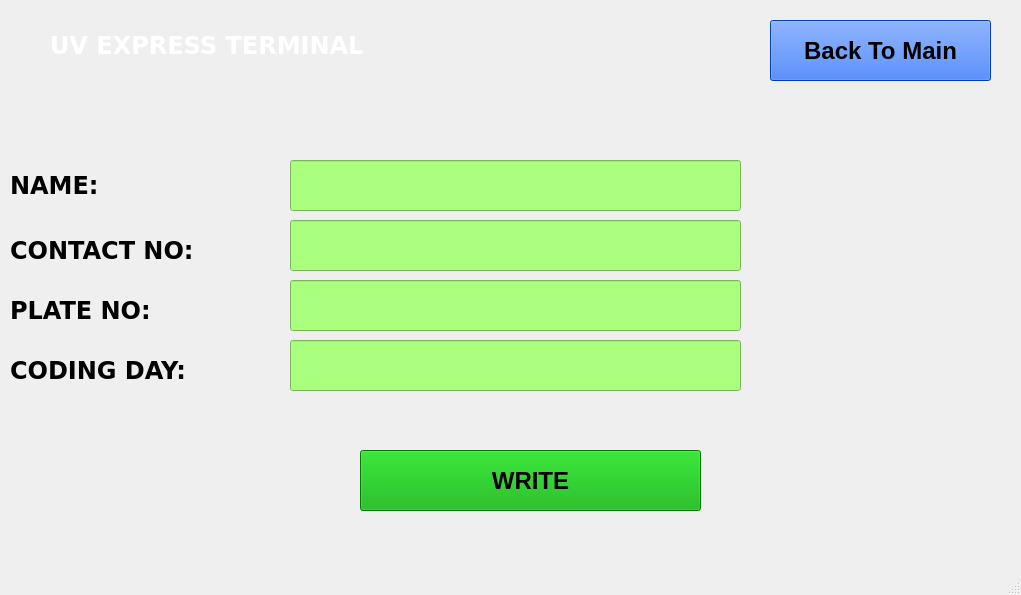
<?xml version="1.0" encoding="UTF-8"?>
<ui version="4.0">
 <class>rfWin</class>
 <widget class="QMainWindow" name="rfWin">
  <property name="geometry">
   <rect>
    <x>0</x>
    <y>0</y>
    <width>1021</width>
    <height>595</height>
   </rect>
  </property>
  <property name="windowTitle">
   <string>OVERWRITE RFID</string>
  </property>
  <widget class="QWidget" name="centralwidget">
   <widget class="QLabel" name="label">
    <property name="geometry">
     <rect>
      <x>10</x>
      <y>170</y>
      <width>231</width>
      <height>31</height>
     </rect>
    </property>
    <property name="font">
     <font>
      <family>Verdana</family>
      <pointsize>18</pointsize>
      <weight>75</weight>
      <bold>true</bold>
     </font>
    </property>
    <property name="text">
     <string>NAME:</string>
    </property>
   </widget>
   <widget class="QLabel" name="label_2">
    <property name="geometry">
     <rect>
      <x>10</x>
      <y>290</y>
      <width>241</width>
      <height>41</height>
     </rect>
    </property>
    <property name="font">
     <font>
      <family>Verdana</family>
      <pointsize>18</pointsize>
      <weight>75</weight>
      <bold>true</bold>
     </font>
    </property>
    <property name="text">
     <string>PLATE NO:</string>
    </property>
   </widget>
   <widget class="QLabel" name="label_3">
    <property name="geometry">
     <rect>
      <x>10</x>
      <y>350</y>
      <width>241</width>
      <height>41</height>
     </rect>
    </property>
    <property name="font">
     <font>
      <family>Verdana</family>
      <pointsize>18</pointsize>
      <weight>75</weight>
      <bold>true</bold>
     </font>
    </property>
    <property name="text">
     <string>CODING DAY:</string>
    </property>
   </widget>
   <widget class="QLineEdit" name="nameRF_blank">
    <property name="geometry">
     <rect>
      <x>290</x>
      <y>160</y>
      <width>451</width>
      <height>51</height>
     </rect>
    </property>
    <property name="styleSheet">
     <string notr="true">background-color: rgb(170, 255, 127);</string>
    </property>
   </widget>
   <widget class="QLineEdit" name="plateRF_blank">
    <property name="geometry">
     <rect>
      <x>290</x>
      <y>280</y>
      <width>451</width>
      <height>51</height>
     </rect>
    </property>
    <property name="styleSheet">
     <string notr="true">background-color: rgb(170, 255, 127);</string>
    </property>
   </widget>
   <widget class="QLineEdit" name="codRF_blank">
    <property name="geometry">
     <rect>
      <x>290</x>
      <y>340</y>
      <width>451</width>
      <height>51</height>
     </rect>
    </property>
    <property name="styleSheet">
     <string notr="true">background-color: rgb(170, 255, 127);</string>
    </property>
   </widget>
   <widget class="QPushButton" name="writeRF_btn">
    <property name="geometry">
     <rect>
      <x>360</x>
      <y>450</y>
      <width>341</width>
      <height>61</height>
     </rect>
    </property>
    <property name="font">
     <font>
      <family>Arial</family>
      <pointsize>18</pointsize>
      <weight>75</weight>
      <bold>true</bold>
     </font>
    </property>
    <property name="styleSheet">
     <string notr="true">background-color: rgb(0, 170, 0);</string>
    </property>
    <property name="text">
     <string>WRITE</string>
    </property>
   </widget>
   <widget class="QLabel" name="statusRF_lbl">
    <property name="geometry">
     <rect>
      <x>270</x>
      <y>20</y>
      <width>181</width>
      <height>21</height>
     </rect>
    </property>
    <property name="font">
     <font>
      <family>Arial</family>
      <pointsize>10</pointsize>
     </font>
    </property>
    <property name="styleSheet">
     <string notr="true">color: rgb(255, 255, 255);</string>
    </property>
    <property name="text">
     <string/>
    </property>
   </widget>
   <widget class="QLabel" name="label_4">
    <property name="geometry">
     <rect>
      <x>0</x>
      <y>0</y>
      <width>1021</width>
      <height>561</height>
     </rect>
    </property>
    <property name="text">
     <string/>
    </property>
    <property name="pixmap">
     <pixmap>writeRFbg.png</pixmap>
    </property>
    <property name="scaledContents">
     <bool>true</bool>
    </property>
   </widget>
   <widget class="QPushButton" name="pushButton">
    <property name="geometry">
     <rect>
      <x>770</x>
      <y>20</y>
      <width>221</width>
      <height>61</height>
     </rect>
    </property>
    <property name="font">
     <font>
      <family>Arial</family>
      <pointsize>18</pointsize>
      <weight>75</weight>
      <bold>true</bold>
     </font>
    </property>
    <property name="styleSheet">
     <string notr="true">background-color: rgb(0, 85, 255);</string>
    </property>
    <property name="text">
     <string>Back To Main</string>
    </property>
   </widget>
   <widget class="QLineEdit" name="contactRF_blank">
    <property name="geometry">
     <rect>
      <x>290</x>
      <y>220</y>
      <width>451</width>
      <height>51</height>
     </rect>
    </property>
    <property name="styleSheet">
     <string notr="true">background-color: rgb(170, 255, 127);</string>
    </property>
   </widget>
   <widget class="QLabel" name="label_5">
    <property name="geometry">
     <rect>
      <x>10</x>
      <y>230</y>
      <width>261</width>
      <height>41</height>
     </rect>
    </property>
    <property name="font">
     <font>
      <family>Verdana</family>
      <pointsize>18</pointsize>
      <weight>75</weight>
      <bold>true</bold>
     </font>
    </property>
    <property name="text">
     <string>CONTACT NO:</string>
    </property>
   </widget>
   <widget class="QLabel" name="label_6">
    <property name="geometry">
     <rect>
      <x>50</x>
      <y>30</y>
      <width>471</width>
      <height>31</height>
     </rect>
    </property>
    <property name="font">
     <font>
      <family>Verdana</family>
      <pointsize>18</pointsize>
      <weight>75</weight>
      <bold>true</bold>
     </font>
    </property>
    <property name="styleSheet">
     <string notr="true">color: rgb(255, 255, 255);</string>
    </property>
    <property name="text">
     <string>UV EXPRESS TERMINAL</string>
    </property>
   </widget>
   <zorder>label_4</zorder>
   <zorder>label</zorder>
   <zorder>label_2</zorder>
   <zorder>label_3</zorder>
   <zorder>nameRF_blank</zorder>
   <zorder>plateRF_blank</zorder>
   <zorder>codRF_blank</zorder>
   <zorder>writeRF_btn</zorder>
   <zorder>statusRF_lbl</zorder>
   <zorder>pushButton</zorder>
   <zorder>contactRF_blank</zorder>
   <zorder>label_5</zorder>
   <zorder>label_6</zorder>
  </widget>
  <widget class="QMenuBar" name="menubar">
   <property name="geometry">
    <rect>
     <x>0</x>
     <y>0</y>
     <width>1021</width>
     <height>26</height>
    </rect>
   </property>
  </widget>
  <widget class="QStatusBar" name="statusbar"/>
 </widget>
 <resources/>
 <connections/>
</ui>
